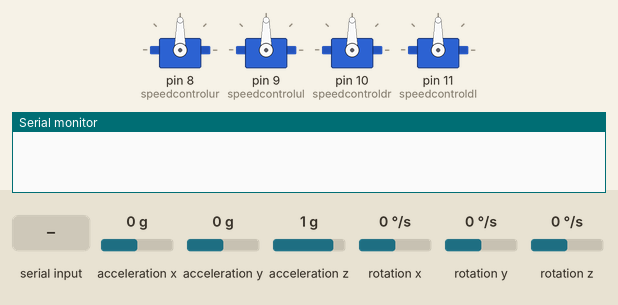
The sketch below on a simulated Arduino Uno, built with avr-gcc and run on an emulated ATmega328P. On the bench: 4 × servo, the last lines printed to the serial monitor. Wiring (inferred from the names in the program): MPU-6050 motion sensor at I2C address 0x68. Inputs (shaded band) come from the test bench; at power-on: acceleration x 0 g, acceleration y 0 g, acceleration z 1 g, rotation x 0 °/s, rotation y 0 °/s, rotation z 0 °/s.

Above: at 0.1 s.
At 15.3 s:
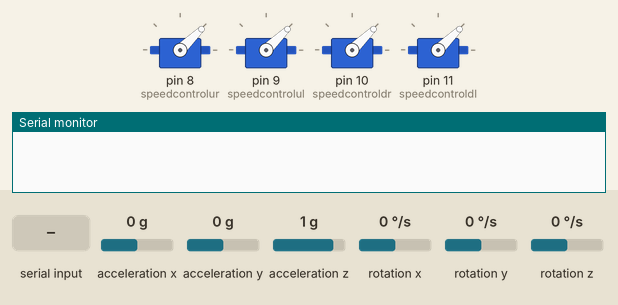
15.4 s: "u" received over Serial
At 16.6 s:
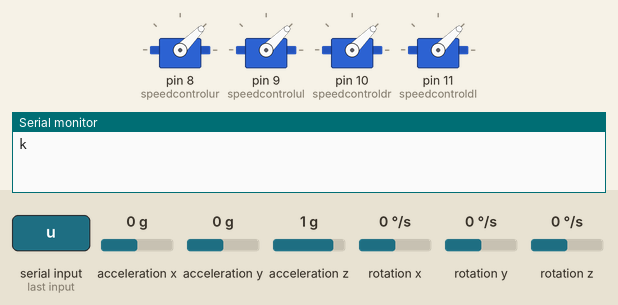
Timing chart, 0 to 18.4 s (numbered marks = the images above; inputs shaded):
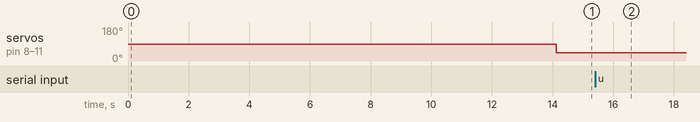

The sketch:

drone_main.ino
```cpp
#include<Servo.h>                                           //include servo library
#include <Wire.h>
#include <I2Cdev.h>
#include <MPU6050.h>

MPU6050 mpu;
int16_t ax, ay, az, gx, gy, gz;
float anglegx,anglegy,anglegz;
float anglex,angley,anglez;
long gyro_x_cal, gyro_y_cal, gyro_z_cal;
long acc_total_vector;
float angle_pitch_acc,angle_roll_acc;
Servo speedcontrolur;                                        //declare motors
Servo speedcontrolul;                                        //-
Servo speedcontroldr;                                        //-
Servo speedcontroldl;                                        //-

int speedul =1000;
int speedur =1000;
int speeddl =1000;
int speeddr =1000;
int ur;                                                       //value for feed back
int ul;                                                       //-
int dr;                                                       //-
int dl;                                                       //-
void setup() {
  speedcontrolur.attach(8);                                  //assign motors to pins
  speedcontrolul.attach(9);                                  //-
  speedcontroldr.attach(10);                                 //-
  speedcontroldl.attach(11);                                 //-

  setupMPU();
  Serial.begin(9600);
   Wire.begin();
  mpu.initialize();
  if (!mpu.testConnection()) {
    while (1);
  }
   mpu.setFullScaleAccelRange(MPU6050_ACCEL_FS_8);
   mpu.setFullScaleGyroRange(MPU6050_GYRO_FS_500);

    for (int cal_int = 0; cal_int < 2000 ; cal_int ++){                  //calibrate the gyro by find the offset
mpu.getMotion6(&ax, &ay, &az, &gx, &gy, &gz);
    gyro_x_cal += gx;
    gyro_y_cal += gy;
    gyro_z_cal += gz;
    delay(3);                                                          //Delay 3us to simulate the 250Hz program loop
     gyro_x_cal /= 2000;
  gyro_y_cal /= 2000;
  gyro_z_cal /= 2000;
  }
    speedcontrolur.writeMicroseconds(speedur);                   //intialize the speed of motor
  speedcontrolul.writeMicroseconds(speedur);
  speedcontroldr.writeMicroseconds(speeddr);
  speedcontroldl.writeMicroseconds(speeddl);

}

void loop() {
  ur =0;
  ul = 0;
  dr = 0;
  dl=0;
  mpu.getMotion6(&ax, &ay, &az, &gx, &gy, &gz);
gx -= gyro_x_cal;
  gy -= gyro_y_cal;
  gz -= gyro_z_cal;
anglegx+=gx/250/65.5*2;                                       //angle with gyro
anglegy+=gy/250/65.5*2;
anglegz+=gz/250/65.5*2;
  anglegx += anglegy * sin(gz * 0.000001066*2);               //If the IMU rotated in x axis transfer the roll angle to the pitch angel
  anglegy -= anglegx * sin(gz * 0.000001066*2);               //If the IMU rotated in the pitch angle to the roll angel
    acc_total_vector = sqrt((ax*ax)+(ay*ay)+(az*az));  //find the angle with accel

  angle_pitch_acc = asin((float)ay/acc_total_vector)* 57.296;
  angle_roll_acc = asin((float)ax/acc_total_vector)* -57.296;
  anglex = 0.996*anglegx +0.004* angle_pitch_acc;    //remove the error of the drift of gyro by combine the angle of gyro and angle of accel
  angley = 0.996*anglegx +0.004*angle_roll_acc;
delay(3);
  if (Serial.available() > 0) {
    int command = Serial.read();
    Serial.print('k');
    if (command == 'u' && speedur < 2700) {
      speedur = speedur + 3;
      speedul = speedul + 3;
      speeddr = speeddr + 3;
      speeddl = speeddl + 3;
    }
    if (command == 'd' && speedur > 100) {
      speedur = speedur - 4;
      speedul = speedul - 4;
      speeddr = speeddr - 4;
      speeddl = speeddl - 4;
    }
    if(anglex>0){
    dl = -15*anglex;
    ul=-15*anglex;
    }
    else if(anglex<0){
      dr = 15*anglex;
      dl = 15*anglex;
    }
    if(angley>0){
      ul=-angley*15;
      ur=-angley*15;
    }
    else if(angley<0){
      dl=angley*15;
      dr=angley*15;
    }

  }
  speedcontrolur.writeMicroseconds(speedur+ur);
  speedcontrolul.writeMicroseconds(speedul+ul);
  speedcontroldr.writeMicroseconds(speeddr+dr);
  speedcontroldl.writeMicroseconds(speeddl+dl);


}
  void setupMPU(){

  Wire.beginTransmission(0b1101000);

  Wire.write(0x6B);

  Wire.write(0b00000000);

  Wire.endTransmission();

  Wire.beginTransmission(0b1101000); //I2C address of the MPU

  Wire.write(0x1B);

  Wire.write(0x00000011); //Setting the gyro to full scale +/- 500deg./s

  Wire.endTransmission();

  Wire.beginTransmission(0b1101000); //I2C address of the MPU

  Wire.write(0x1C);

  Wire.write(0b00001000); //Setting the accel to +/- 8g

  Wire.endTransmission();

}


void recordAccelRegisters() {

  Wire.beginTransmission(0b1101000); //I2C address of the MPU

  Wire.write(0x3B); //Starting register for Accel Readings

  Wire.endTransmission();

  Wire.requestFrom(0b1101000,6); //Request Accel Registers (3B - 40)

  while(Wire.available() < 6);

  ax = Wire.read()<<8|Wire.read(); //get ax

  ay = Wire.read()<<8|Wire.read(); //get ay

  az = Wire.read()<<8|Wire.read(); //get az


}


void recordGyroRegisters() {

  Wire.beginTransmission(0b1101000); //I2C address of the MPU

  Wire.write(0x43); //Starting register for Gyro Readings

  Wire.endTransmission();

  Wire.requestFrom(0b1101000,6); //Request Gyro Registers (43 - 48)

  while(Wire.available() < 6);

  gx = Wire.read()<<8|Wire.read(); //get gx

  gy = Wire.read()<<8|Wire.read(); //get gy

  gz = Wire.read()<<8|Wire.read(); //get gz

}
```

Measured:
- after the input at 15.4 s, servo on pin 8 (speedcontrolur), servo on pin 9 (speedcontrolul), servo on pin 10 (speedcontroldr), servo on pin 11 (speedcontroldl): 44° → 45° at once
